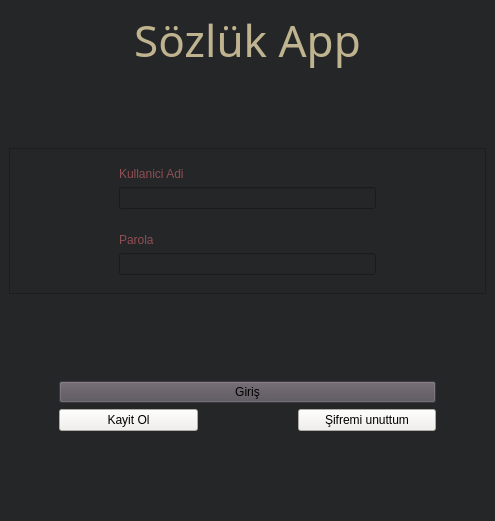
<?xml version="1.0" encoding="UTF-8"?>
<ui version="4.0">
 <class>Giris</class>
 <widget class="QMainWindow" name="Giris">
  <property name="geometry">
   <rect>
    <x>0</x>
    <y>0</y>
    <width>495</width>
    <height>521</height>
   </rect>
  </property>
  <property name="windowTitle">
   <string>MainWindow</string>
  </property>
  <property name="styleSheet">
   <string notr="true">background-color: rgb(37, 38, 39);</string>
  </property>
  <widget class="QWidget" name="centralwidget">
   <layout class="QGridLayout" name="gridLayout">
    <item row="2" column="0" colspan="2">
     <widget class="QFrame" name="frame_4">
      <property name="frameShape">
       <enum>QFrame::StyledPanel</enum>
      </property>
      <property name="frameShadow">
       <enum>QFrame::Raised</enum>
      </property>
      <layout class="QVBoxLayout" name="verticalLayout_3">
       <property name="leftMargin">
        <number>100</number>
       </property>
       <property name="rightMargin">
        <number>100</number>
       </property>
       <item>
        <widget class="QWidget" name="widget" native="true">
         <layout class="QVBoxLayout" name="verticalLayout_4">
          <item>
           <widget class="QLabel" name="label">
            <property name="styleSheet">
             <string notr="true">color: rgb(144, 78, 85);</string>
            </property>
            <property name="text">
             <string>Kullanici Adi</string>
            </property>
           </widget>
          </item>
          <item>
           <widget class="QLineEdit" name="line_kulAdi">
            <property name="styleSheet">
             <string notr="true">color: rgb(255, 255, 255);</string>
            </property>
            <property name="echoMode">
             <enum>QLineEdit::Normal</enum>
            </property>
           </widget>
          </item>
         </layout>
        </widget>
       </item>
       <item>
        <widget class="QWidget" name="widget_2" native="true">
         <layout class="QVBoxLayout" name="verticalLayout">
          <item>
           <widget class="QLabel" name="label_2">
            <property name="styleSheet">
             <string notr="true">color: rgb(144, 78, 85);</string>
            </property>
            <property name="text">
             <string>Parola</string>
            </property>
           </widget>
          </item>
          <item>
           <widget class="QLineEdit" name="line_sifre">
            <property name="styleSheet">
             <string notr="true">color: rgb(255, 255, 255);</string>
            </property>
            <property name="text">
             <string/>
            </property>
            <property name="echoMode">
             <enum>QLineEdit::Password</enum>
            </property>
           </widget>
          </item>
         </layout>
        </widget>
       </item>
      </layout>
     </widget>
    </item>
    <item row="3" column="0">
     <spacer name="verticalSpacer">
      <property name="orientation">
       <enum>Qt::Vertical</enum>
      </property>
      <property name="sizeHint" stdset="0">
       <size>
        <width>20</width>
        <height>40</height>
       </size>
      </property>
     </spacer>
    </item>
    <item row="0" column="0" colspan="2">
     <widget class="QLabel" name="label_3">
      <property name="font">
       <font>
        <family>Segoe Script</family>
        <pointsize>33</pointsize>
        <italic>false</italic>
       </font>
      </property>
      <property name="styleSheet">
       <string notr="true">color: rgb(191, 180, 143);</string>
      </property>
      <property name="text">
       <string>Sözlük App</string>
      </property>
      <property name="textFormat">
       <enum>Qt::RichText</enum>
      </property>
      <property name="alignment">
       <set>Qt::AlignCenter</set>
      </property>
      <property name="wordWrap">
       <bool>false</bool>
      </property>
      <property name="openExternalLinks">
       <bool>false</bool>
      </property>
     </widget>
    </item>
    <item row="1" column="0">
     <spacer name="verticalSpacer_2">
      <property name="orientation">
       <enum>Qt::Vertical</enum>
      </property>
      <property name="sizeHint" stdset="0">
       <size>
        <width>20</width>
        <height>40</height>
       </size>
      </property>
     </spacer>
    </item>
    <item row="5" column="0">
     <spacer name="verticalSpacer_5">
      <property name="orientation">
       <enum>Qt::Vertical</enum>
      </property>
      <property name="sizeHint" stdset="0">
       <size>
        <width>20</width>
        <height>40</height>
       </size>
      </property>
     </spacer>
    </item>
    <item row="4" column="0" colspan="2">
     <widget class="QWidget" name="widget_3" native="true">
      <layout class="QGridLayout" name="gridLayout_2">
       <property name="leftMargin">
        <number>50</number>
       </property>
       <property name="rightMargin">
        <number>50</number>
       </property>
       <property name="horizontalSpacing">
        <number>100</number>
       </property>
       <item row="1" column="1">
        <widget class="QPushButton" name="button_sifreUnut">
         <property name="styleSheet">
          <string notr="true">color: rgb(0, 0, 0);
background-color: rgb(242, 239, 233);</string>
         </property>
         <property name="text">
          <string>Şifremi unuttum</string>
         </property>
        </widget>
       </item>
       <item row="1" column="0">
        <widget class="QPushButton" name="button_kayitOl">
         <property name="styleSheet">
          <string notr="true">background-color: rgb(242, 239, 233);
color: rgb(0, 0, 0);</string>
         </property>
         <property name="text">
          <string>Kayit Ol</string>
         </property>
        </widget>
       </item>
       <item row="0" column="0" colspan="2">
        <widget class="QPushButton" name="button_giris">
         <property name="styleSheet">
          <string notr="true">background-color: rgb(86, 78, 88);</string>
         </property>
         <property name="text">
          <string>Giriş</string>
         </property>
         <property name="autoDefault">
          <bool>false</bool>
         </property>
         <property name="default">
          <bool>false</bool>
         </property>
         <property name="flat">
          <bool>false</bool>
         </property>
        </widget>
       </item>
      </layout>
     </widget>
    </item>
   </layout>
  </widget>
 </widget>
 <resources/>
 <connections/>
</ui>
